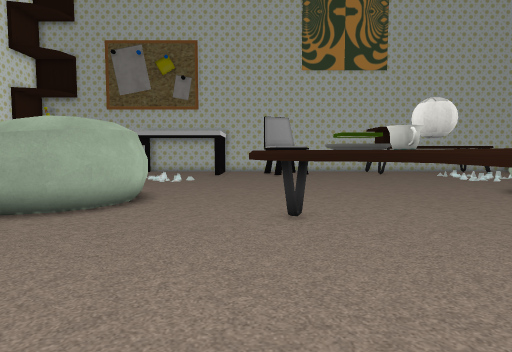
View 1 (above)

24 first-person views from a walk through a Unity game level. The camera is 1.5 m above the floor, tilts 4° down and sees 75° across. The floor is counted in squares, 1 m on a side. Each view is taken from the middle of a square. On the plan, view 1 faces up. The plan holds only what a view shows up to about 15 squares ahead; the rest is blank. The place goes on beyond the plan. The player character is not drawn. Some animated figures are left out. Some surface patterns are stand-ins.

View 2
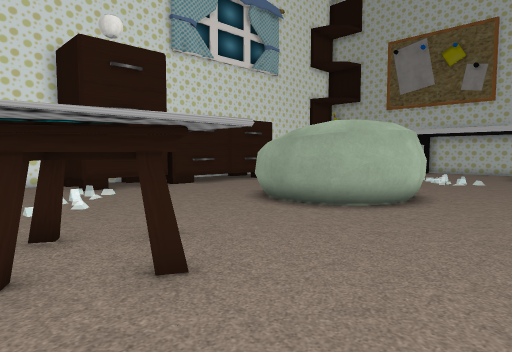

View 3
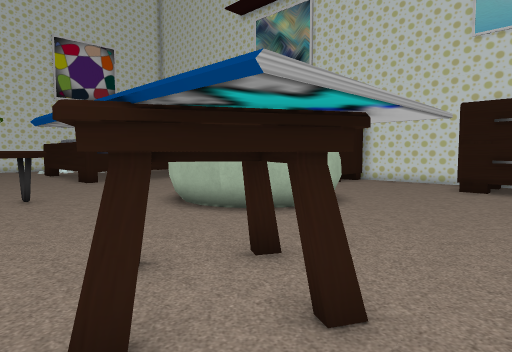

View 4
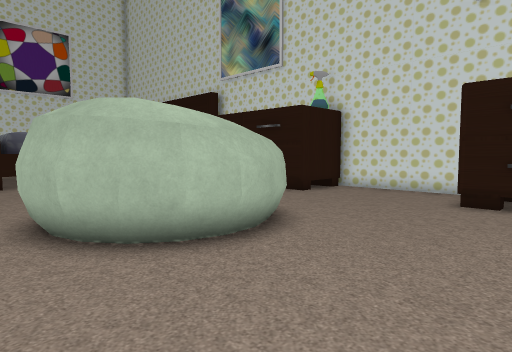

View 5
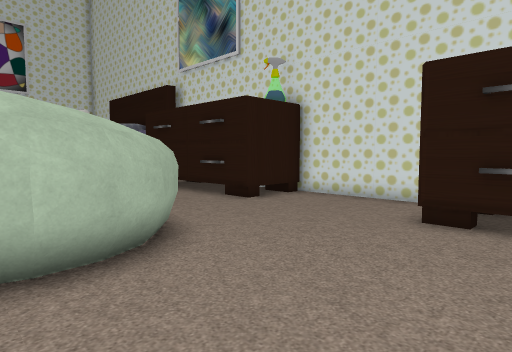

View 6
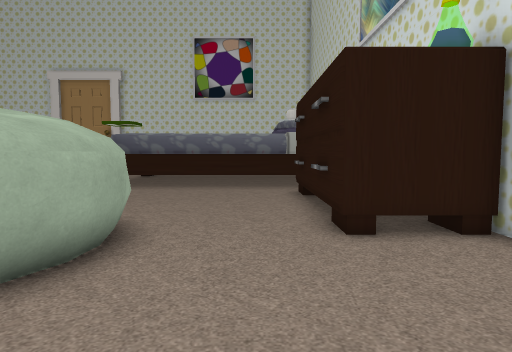

View 7
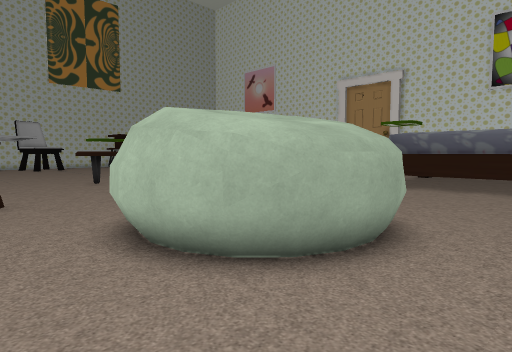

View 8
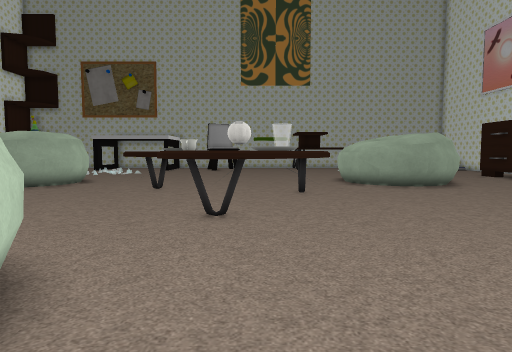

View 9
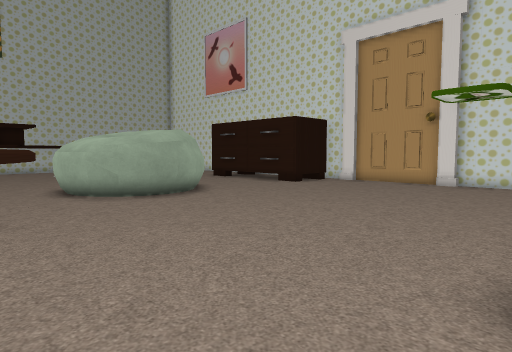

View 10
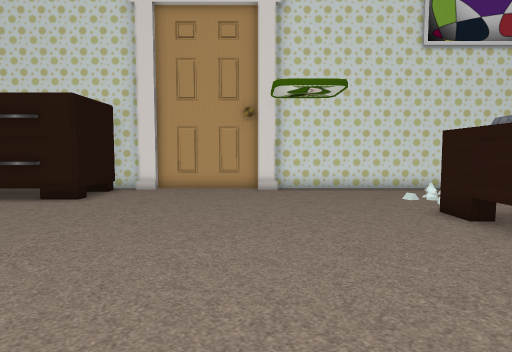

View 11
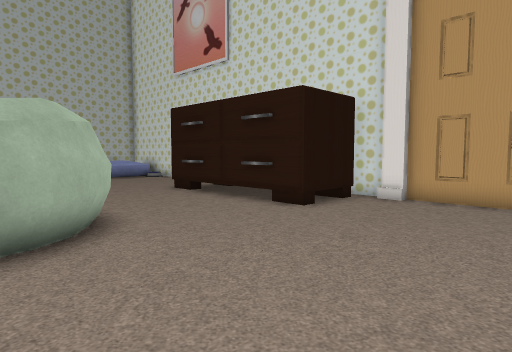

View 12
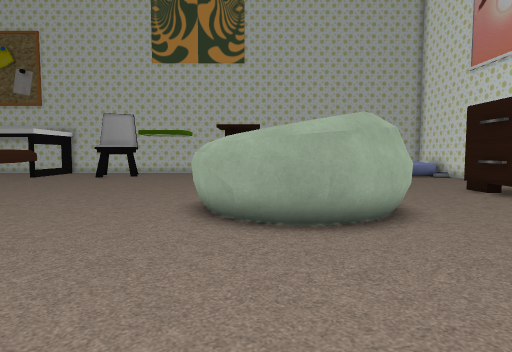

View 13
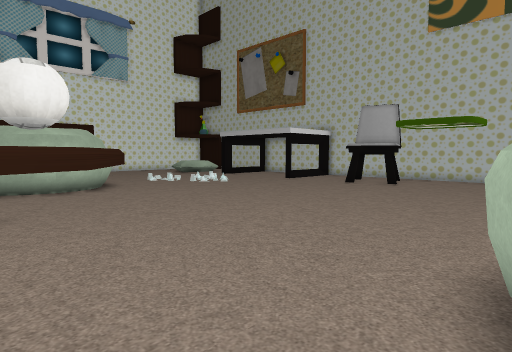

View 14
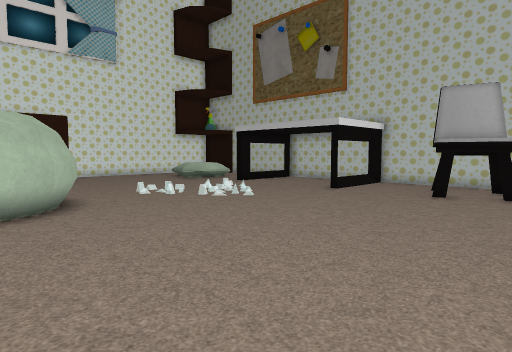

View 15
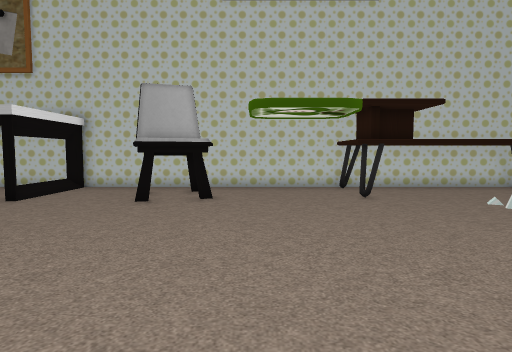

View 16
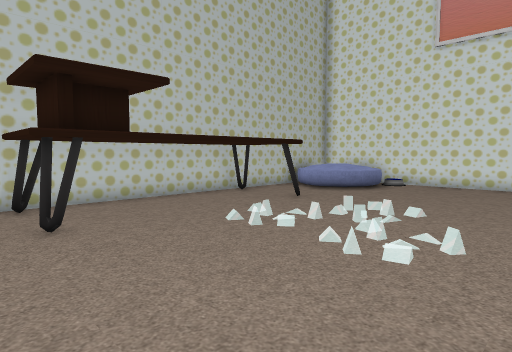

View 17
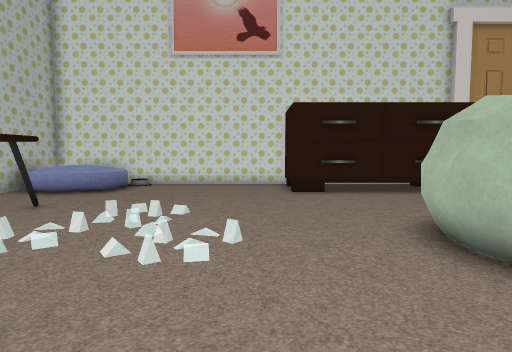

View 18
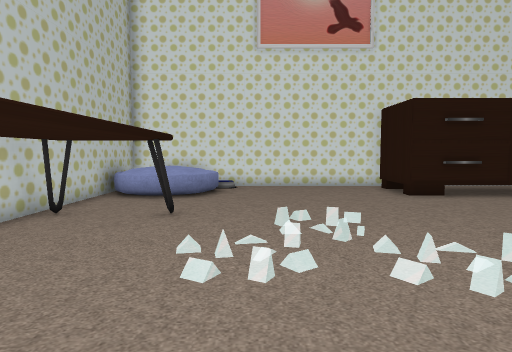

View 19
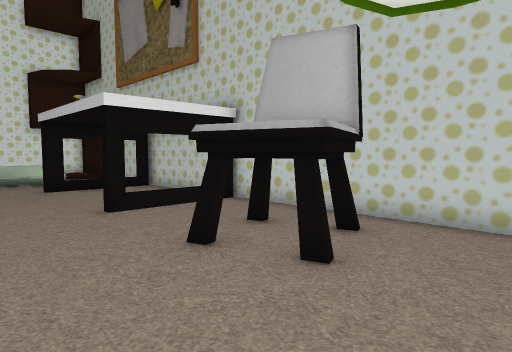

View 20
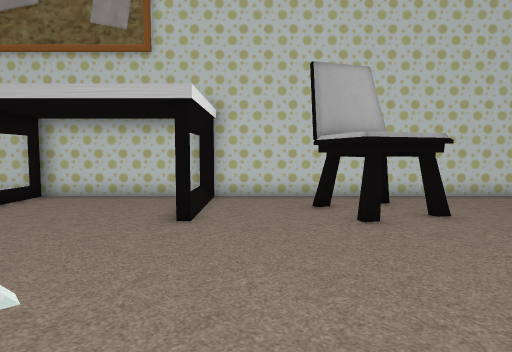

View 21
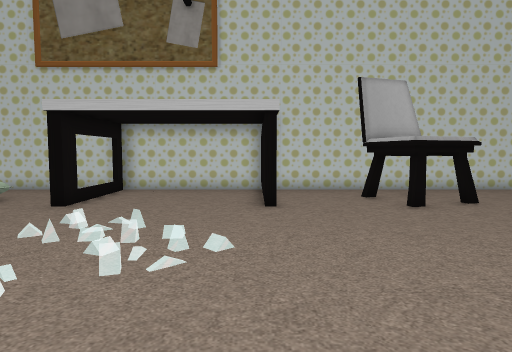

View 22
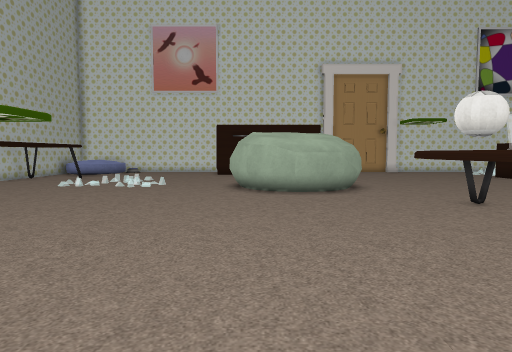

View 23
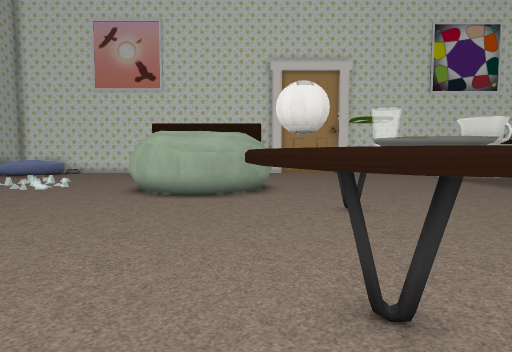

View 24
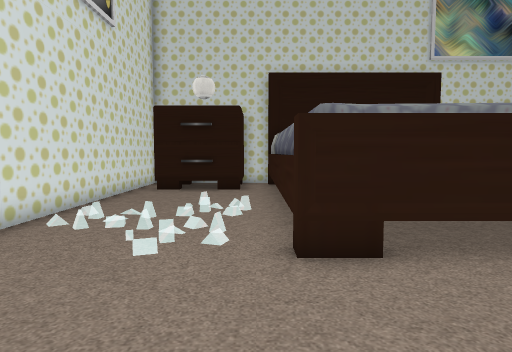

### Floor plan
Key: @ floor where view 1 was taken; # wall or solid block; . floor; / step, stairs or slope; O other object.
Columns run from 8 left of view 1 to 23 right of it. Each row starts with its distance up from view 1.
 27 ################################
 26 O....O......................OO #
 25 ..........OO...............OOO #
 24 .........OOO...............OOO #
 23 O....O...OOO.....#......#...OOO#
 22 O....O...O.........../.........#
 21 ....................//.........#
 20 .//................../.........#
 19 ../................../.........#
 18 .../................//.........#
 17 .../...........................#
 16 ............................####
 15 ............................#
 14 ...................OOO.....O#
 13   OO..............OOOOO.....#
 12    OO.............OOOO  ....#
 11    OO............OOOOO  ...O#
 10     O.............OOOOOO...O#
  9   OOO....OOOOOO...OOOOO.....####
  8 OOOO....OOO   OO....O..........#
  7 ........OOOO   O...............#
  6 ........OOOO   O...............#
  5 ..........OO   O...............#
  4 ...........O OOO...............O
  3 ..OO.......O OOO...............#
  2 ..OOO......OOOO................#
  1 ..OOO.......O..................#
  0 ...O....@......................#
 -1  ......OOO.....................#
 -2  .....OOOOO.......##  ####.....#
 -3  ....OOOOOOO......#      #.....#
 -4  ....OOOOOO ......#      #.....#
 -5  ....OOOOOO ......#      #.....#
 -6  .....OOOO .......#      #.....#
 -7  ......OOO........#      # ....#
 -8   ................#       #....#
 -9   ................#       #....#
-10   O.......OO..O...#       #OOOO#
-11   ##.....########.#       ######
-12     .....#
-13     .....#
-14     ######

Positions as (right, up) in squares from view 1, and headings:
1: (0, 0), facing up
2: (0, 0), facing up-left
3: (-8, 4), facing down-right
4: (-7, 0), facing down-right
5: (-7, -3), facing down-right
6: (-5, -9), facing right
7: (-5, -9), facing up-right
8: (5, -6), facing up
9: (6, -2), facing up-right
10: (9, 3), facing right
11: (12, 3), facing up-right
12: (11, 2), facing up
13: (10, 7), facing up-left
14: (5, 10), facing up-left
15: (5, 12), facing up
16: (7, 16), facing up-right
17: (7, 17), facing right
18: (8, 21), facing right
19: (6, 19), facing up-left
20: (-1, 15), facing up
21: (-3, 13), facing up
22: (-3, 13), facing right
23: (-2, 9), facing right
24: (18, 3), facing down
